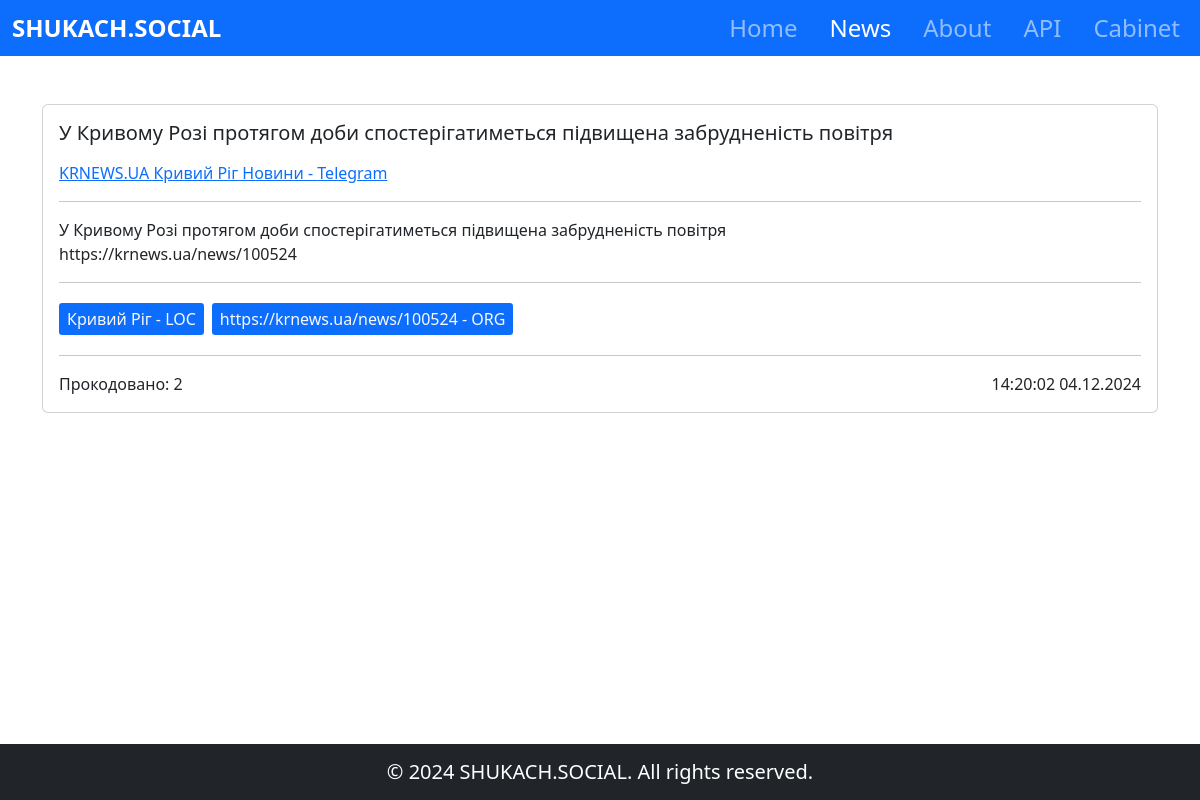
The page /news/1/ (signed in) on the database its author committed.
### news/models.py (models this page shows, shortened)
class NewsPost(models.Model):
    class PostType(models.TextChoices):
        TYPE_NONE  = "--", "Undefined"
        TYPE_TEXT  = "TT", "Text"
        TYPE_VIDEO = "TV", "Video"
        TYPE_OTHER = "TO", "Other"
    post_type = models.CharField(
        max_length = 2,
        choices    = PostType.choices,
        default    = PostType.TYPE_NONE
    )
    header     = models.TextField()
    text       = models.TextField()
    channel    = models.ForeignKey(NewsChannel, on_delete = models.CASCADE)
    post_id    = models.IntegerField(default = 0)
    time_posted    = models.DateTimeField()
    time_parsed    = models.DateTimeField()
    time_pipelined = models.DateTimeField(null = True)
    pipelined  = models.IntegerField(default = 0)
    language   = models.ForeignKey(PostLanguage, null = True, on_delete = models.SET_NULL)
    entities   = models.ManyToManyField(PostEntity,  blank = True)
    keywords   = models.ManyToManyField(PostKeyword, blank = True)
    hashtags   = models.ManyToManyField(PostHashtag, blank = True)

class NewsChannel(models.Model):
    class ChannelType(models.TextChoices):
        NONE_TYPE    = "--", "Undefined"
        NEWS_CHANNEL = "NC", "News Channel"
        AUTHORS_BLOG = "AB", "Author's Blog"
        ANONYMOUS    = "AN", "Anonymous Channel"
        OFFICIAL     = "OC", "Official Channel"
        OTHER_TYPE   = "OK", "Other"
    channel_type = models.CharField(
        max_length = 2,
        choices    = ChannelType.choices,
        default    = ChannelType.NONE_TYPE,
    )
    name = models.CharField(max_length = 128)
    tag  = models.CharField(max_length = 128, db_index = True)
    last_parsed_post  = models.IntegerField(default = 0)
    first_parsed_post = models.IntegerField(default = 0)
    country = models.ForeignKey(Country,     null = True, on_delete = models.SET_NULL)
    social  = models.ForeignKey(SocialMedia, null = True, on_delete = models.SET_NULL)

class SocialMedia(models.Model):
    name         = models.CharField(max_length = 128)
    tag_template = models.CharField(max_length = 128, null = True, blank = True)

class PostEntity(models.Model):
    lemmatized_name = models.CharField(max_length = 128, db_index = True)
    display_name    = models.CharField(max_length = 128, db_index = True)
    entity_type     = models.CharField(max_length = 128)
    def __str__(self):
        return f"{self.display_name} - {self.entity_type}"

### news/views.py (the view)
# urls.py: path("<int:news_id>/",       views.NewsDetailView.as_view(), name = "detail"),
class NewsDetailView(LoginRequiredMixin, View):
    def get(self, request, news_id):
        news  = get_object_or_404(NewsPost.objects.prefetch_related('entities', 'keywords', 'hashtags'), pk = news_id)
        context = {
            "news": news,
            "entities": news.entities.all(),
            "keywords": news.keywords.all(),
            "hashtags": news.hashtags.all(),
            "active_app": "news",
        }
        return render(request, "news/news_detail.html", context)

### news/templatetags/custom_filters.py (called while the page is built)
@register.filter
def news_paragraphed(text):
    return text.replace('\n', '<br>')

### news/templates/news/news_detail.html (shortened to what this page needs)
{% extends 'common_template.html' %}
{% block content %}
<section class="news_detail" style="min-height: 86vh;">
    <div class="container">
        <div class="row py-4 justify-content-center">
            <div class="col-md-12 mt-4">
                <div class="card w-100 mb-4">
                    <div class="card-body">
                        {% load custom_filters %}
                        <p class="card-title h5 mb-3" text-start>
                            {{ news.header }}
                        </p>
                        <p class="card-text text-start">
                            <a href="{{ news.channel.social.tag_template }}">
                                {{ news.channel.name }} - {{ news.channel.social.name }}
                            </a>
                        </p>
                        <hr />
                        <p class="card-text text-start">
                            {{ news.text | news_paragraphed | safe }}
                        </p>
                        <hr />
                        <p class="card-text text-start">
                        </p>
                        <hr />
                        <p class="card-text d-flex justify-content-between align-items-center">
                            <span>
                                Прокодовано: {{ news.pipelined }}
                            </span>
                            <span>
                                {{ news.time_posted | date:"H:i:s d.m.Y" }}
                            </span>
                        </p>
                    </div>
                </div>
            </div>
        </div>
    </div>
</section>
{% endblock content %}

### shukach_social/templates/common_template.html (shortened to what this page needs)
<!DOCTYPE html>
<html lang="en">
<head>
    <link href="https://cdn.jsdelivr.net/npm/bootstrap@5.3.3/dist/css/bootstrap.min.css"
          rel="stylesheet"
>
    {% load static %}
</head>
<body>
    <nav class="navbar navbar-expand-lg navbar-dark bg-primary fixed-top">
        <div class="container-fluid">
            <a class="navbar-brand" href="/">
                <h4 class="m-0"><b>SHUKACH.SOCIAL</b></h4>
            </a>
            <div class="collapse navbar-collapse bg-primary" id="navbarNav">
                <ul class="navbar-nav ms-auto">
                    <li class="nav-item ms-3">
                        <a class="nav-link {% if active_app == 'shukach_social' %}active{% endif %}" href="/">
                            <h4 class="m-0">Home</h4>
                        </a>
                    </li>
                    <li class="nav-item ms-3">
                        <a class="nav-link {% if active_app == 'news' %}active{% endif %}" href="/news">
                            <h4 class="m-0">News</h4>
                        </a>
                    </li>
                    <li class="nav-item ms-3">
                        <a class="nav-link {% if active_app == 'shukach_social' %}active{% endif %}" href="/#features">
                            <h4 class="m-0">About</h4>
                        </a>
                    </li>
                    <li class="nav-item ms-3">
                        <a class="nav-link {% if active_app == 'api' %}active{% endif %}" href="/api">
                            <h4 class="m-0">API</h4>
                        </a>
                    </li>
                    <li class="nav-item ms-3">
                        <a class="nav-link {% if active_app == 'accounts' %}active{% endif %}" href="/accounts/profile/">
                            <h4 class="m-0">Cabinet</h4>
                        </a>
                    </li>
                </ul>
            </div>
        </div>
    </nav>
    {% block content %}
    {% endblock content %}
    <footer class="py-2 bg-dark text-white d-flex align-items-center">
        <div class="container d-flex align-items-center justify-content-center">
            <p class="fs-1-25 mb-0">
                &copy; 2024 SHUKACH.SOCIAL. All rights reserved.
            </p>
        </div>
    </footer>
</body>
</html>

### shukach_social/templates/common_template.html (style rules this page uses)
body { padding-top: 7vh; }
.navbar { height: 7vh; }
footer { min-height: 7vh; }
.tag { border-radius: 0.2em; }
.fs-1-25 { font-size: 1.25rem; }

### rows shown on the page
NewsPost: header "У Кривому Розі протягом доби спостерігатиметься підвищена забрудненість повітря", channel.name "KRNEWS.UA Кривий Ріг Новини", channel.social.name "Telegram", text|news_paragraphed "У Кривому Розі протягом доби спостерігатиметься підвищена забрудненість повітря https://krnews.ua/news/100524", pipelined "2", time_posted "14:20:02 04.12.2024"
PostEntity: display_name+entity_type "Кривий Ріг - LOC https://krnews.ua/news/100524 - ORG"
